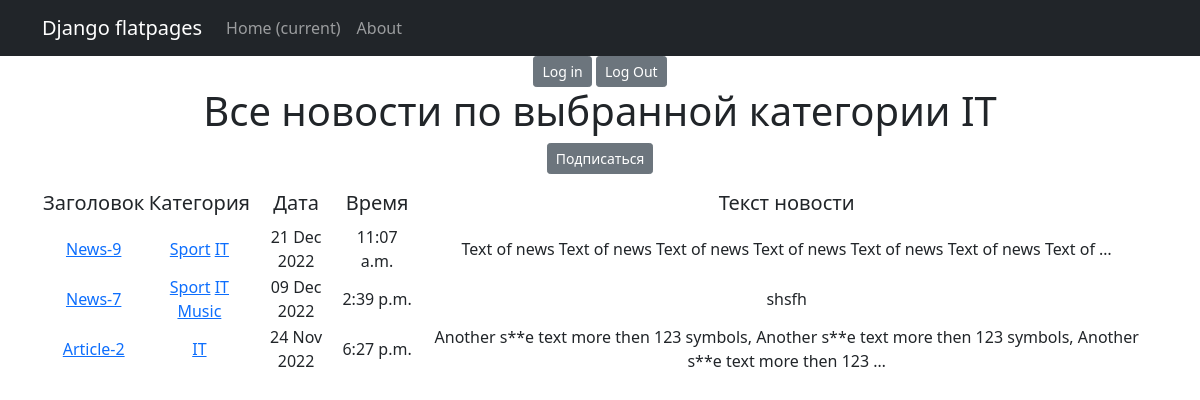
Screenshot of /news/categories/3 with the database file from the repository.
### news/models.py (models this page shows, shortened)
class Category(models.Model):
    name = models.CharField(max_length=127, unique=True)
    subscribers = models.ManyToManyField(User, through='SubscribeCategory')
    def __str__(self):
        return f'{self.name}'

class Post(models.Model):
    authorP = models.ForeignKey(Author, on_delete=models.CASCADE)
    articles = "AR"
    news = "NW"
    CATEGORY_TYPES = [
        (articles, 'Статья'),
        (news, 'Новость')
    ]
    category_type = models.CharField(max_length=2, choices=CATEGORY_TYPES, default=news)
    time_add = models.DateTimeField(auto_now_add=True)
    post_category = models.ManyToManyField(Category, through='PostCategory')
    title = models.CharField(max_length=255)
    text = models.TextField()
    rating = models.IntegerField(default=0)
    def get_absolute_url(self):
        return reverse('news_detail', args=[str(self.id)])

### news/views.py (the view)
# urls.py: path('categories/<int:pk>', CategoryListView.as_view(), name='category_list'),
class CategoryListView(ListView):
    model = Post
    template_name = 'category_list.html'
    context_object_name = 'category_list'
    def get_queryset(self):
        self.category = get_object_or_404(Category, id=self.kwargs['pk'])
        queryset = Post.objects.filter(post_category=self.category).order_by('-time_add')
        return queryset
    def get_context_data(self, **kwargs):
        context = super().get_context_data(**kwargs)
        context['is_not_subscriber'] = self.request.user not in self.category.subscribers.all()
        context['category'] = self.category
        return context

### news/templatetags/d36_filters.py (called while the page is built)
@register.filter()
def censor(txt):
    replace_list = ['some', 'news-1']
    if not isinstance(txt, str):
        raise TypeError(f'invalid object type for censorship')
    else:
        for word in txt.split(" "):
            if word.lower() in replace_list:
                txt = txt.replace(word, f'{word[0]}{"*"*(len(word)-2)}{word[-1]}')
    return txt

### templates/category_list.html (shortened to what this page needs)
{% extends 'flatpages/default.html' %}
{% load d36_filters %}
{% load custom_tags %}
{% block content %}
<a href="/accounts/login" class="btn btn-secondary btn-sm">Log in</a>
<a href="/accounts/logout" class="btn btn-secondary btn-sm">Log Out</a>
<h1>Все новости по выбранной категории
    {{ category }}
</h1>
  {% if is_not_subscriber %}
  <p class="text-center"><a href="{% url 'subscribe' category.id %}" class="btn btn-secondary btn-sm">Подписаться</a></p>
  {% endif %}
   {% if category_list %}
       <table>
           <tr>
               <td><h5>Заголовок</h5></td>
               <td><h5>Категория</h5></td>
               <td><h5>Дата</h5></td>
               <td><h5>Время</h5></td>
               <td><h5>Текст новости</h5></td>
           </tr>
           {% for n in category_list %}
           <tr>
               <td><a href="{{n.get_absolute_url}}">{{ n.title|censor }}</a></td>
               <td>{% for cat in n.post_category.all %}
                    <a href="{% url 'category_list' cat.id %}">{{ cat.name }}</a>
                    {% endfor %}
               </td>
               <td>{{ n.time_add|date:'d M Y' }}</td>
               <td>{{ n.time_add|time }}</td>
               <td>{{ n.text|truncatewords:20|censor }}</td>
           </tr>
           {% endfor %}
       </table>
   {% else %}
       <h2>Новостей нет!</h2>
   {% endif %}
{% endblock content %}

### rows the page displays
Category: name "IT"
Post: title|censor "News-9", time_add "21 Dec 2022", time_add "11:07 a.m.", text|censor "Text of news Text of news Text of news Text of news Text of news Text of news Text of …"
Category: name "Sport"
Post: title|censor "News-7", time_add "09 Dec 2022", time_add "2:39 p.m.", text|censor "shsfh"
Category: name "Music"
Post: title|censor "Article-2", time_add "24 Nov 2022", time_add "6:27 p.m.", text|censor "Another s**e text more then 123 symbols, Another s**e text more then 123 symbols, Another s**e text more then 123 …"
